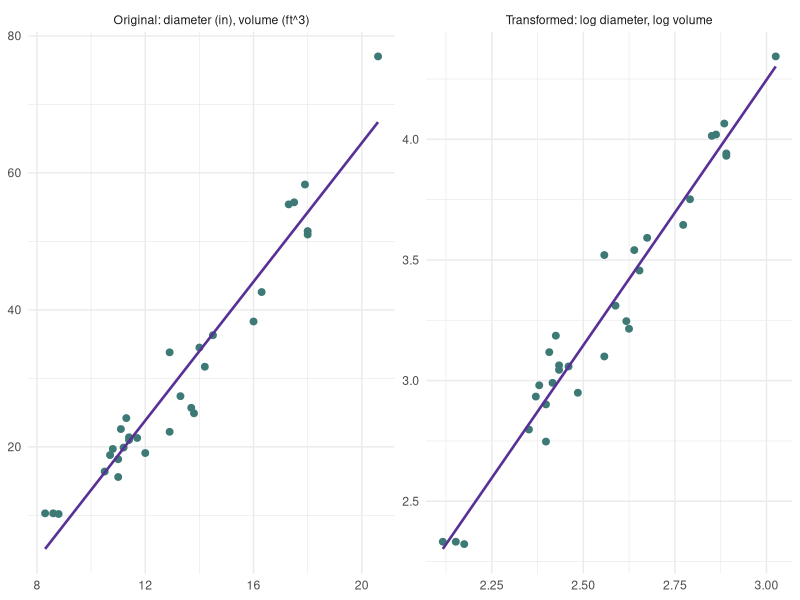
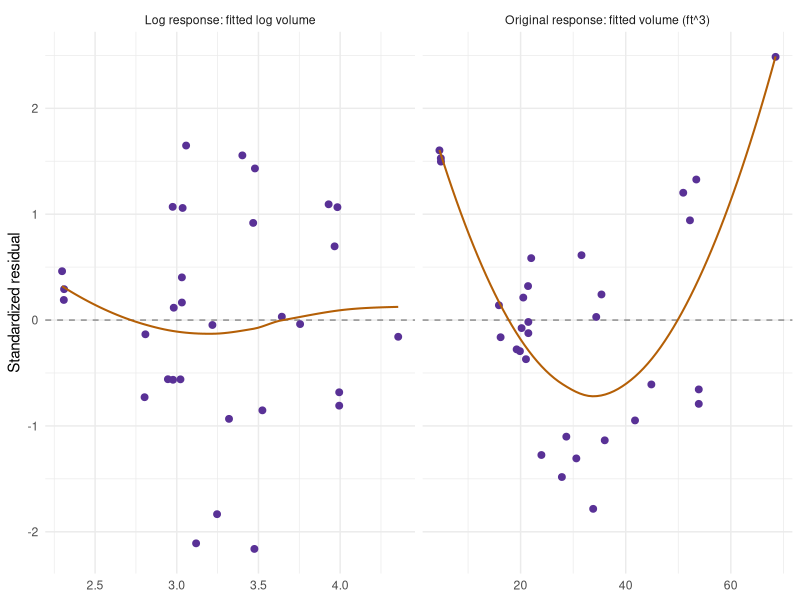
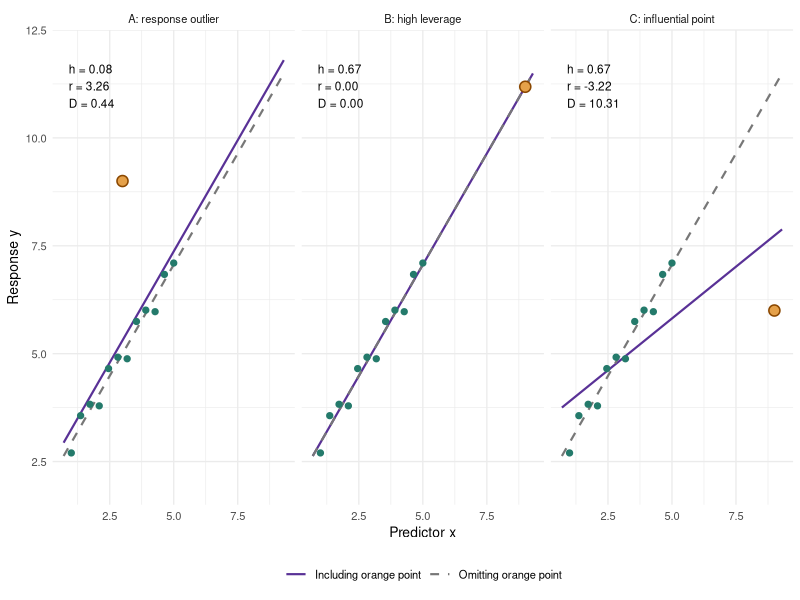
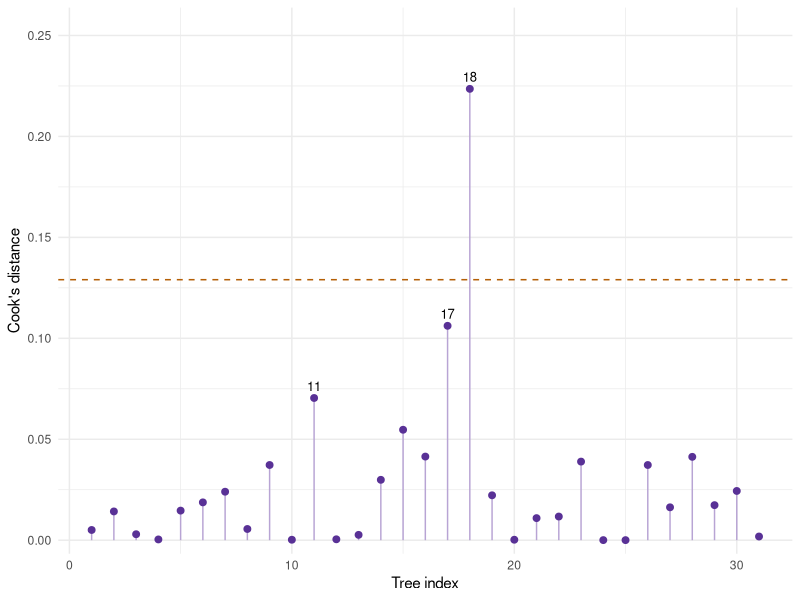
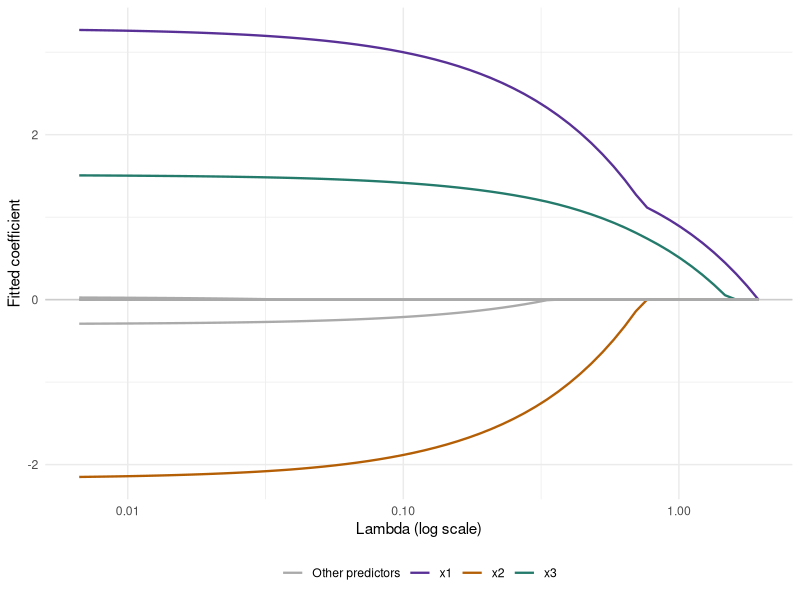
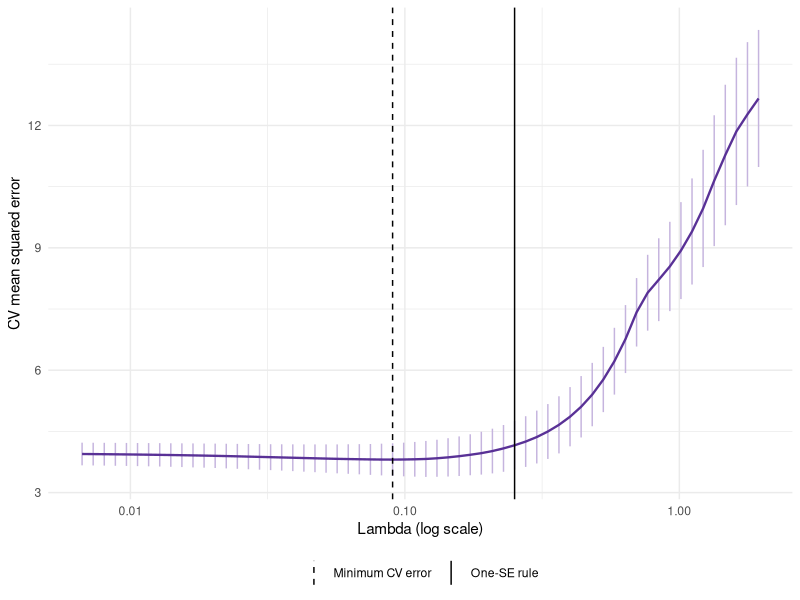

These charts were generated, in order, by the following R code:
## ---- chunk 1
#| label: ch6-tree-models
library(ggplot2)
ch6_trees <- transform(datasets::trees, Diameter = Girth)
ch6_raw <- lm(Volume ~ Diameter + Height, data = ch6_trees)
ch6_log <- lm(log(Volume) ~ log(Diameter) + log(Height), data = ch6_trees)
knitr::kable(data.frame(Term = names(coef(ch6_log)),
  Estimate = unname(coef(ch6_log))), digits = 3, row.names = FALSE)
## ---- chunk 2
#| label: fig-ch6-tree-scales
#| echo: false
#| fig-pos: "H"
#| fig-width: 7
#| fig-height: 3.3
#| fig-cap: "The same 31 trees on two scales, each with a simple least-squares line using diameter alone. The log-log view motivates a power relationship; the fitted multiple regression above also adjusts for height. This plot does not establish that the transformed model is adequate."
#| fig-alt: "Side-by-side plots show volume versus diameter on the original scale and log volume versus log diameter. A purple straight line is fitted separately in each panel."
ch6_scale <- rbind(
  data.frame(x = ch6_trees$Diameter, y = ch6_trees$Volume,
    Scale = "Original: diameter (in), volume (ft^3)"),
  data.frame(x = log(ch6_trees$Diameter), y = log(ch6_trees$Volume),
    Scale = "Transformed: log diameter, log volume"))
ggplot(ch6_scale, aes(x, y)) +
  geom_point(colour = "#3D7975", size = 2) +
  geom_smooth(method = "lm", formula = y ~ x, se = FALSE,
    colour = "#593196", linewidth = 0.9) +
  facet_wrap(~ Scale, scales = "free", nrow = 1) +
  labs(x = NULL, y = NULL) + theme_minimal(base_size = 11)
## ---- chunk 3
#| label: fig-ch6-tree-residuals
#| echo: false
#| fig-pos: "H"
#| fig-width: 7
#| fig-height: 3.3
#| fig-cap: "Standardized residuals from the additive original-scale model and the log-log model, both using diameter and height. The smooth orange line helps reveal remaining mean structure. Inspect each pattern; their fitted-value scales differ, so raw SSE or R-squared values across response scales would not be a fair comparison."
#| fig-alt: "Two panels compare standardized residuals versus fitted values for the original and log-response tree models, with zero reference lines and smooth trend lines."
ch6_res <- rbind(
  data.frame(Fitted = fitted(ch6_raw), Residual = rstandard(ch6_raw),
    Model = "Original response: fitted volume (ft^3)"),
  data.frame(Fitted = fitted(ch6_log), Residual = rstandard(ch6_log),
    Model = "Log response: fitted log volume"))
ggplot(ch6_res, aes(Fitted, Residual)) +
  geom_hline(yintercept = 0, linetype = "dashed", colour = "grey55") +
  geom_point(colour = "#593196", size = 2) +
  geom_smooth(method = "loess", formula = y ~ x, span = 1,
    se = FALSE, colour = "#B45F06", linewidth = 0.7) +
  facet_wrap(~ Model, scales = "free_x", nrow = 1) +
  labs(x = NULL, y = "Standardized residual") + theme_minimal(base_size = 11)
## ---- chunk 4
#| label: ch6-back-transform
ch6_newtree <- data.frame(Diameter = 15, Height = 80)
ch6_eta <- as.numeric(predict(ch6_log, newdata = ch6_newtree))
knitr::kable(data.frame(
  `Median volume` = exp(ch6_eta),
  `Mean volume, lognormal correction` = exp(ch6_eta + sigma(ch6_log)^2 / 2),
  check.names = FALSE), digits = 2,
  caption = "Predicted cubic feet for diameter 15 inches and height 80 feet.")
## ---- chunk 5
#| label: fig-ch6-influence-stories
#| echo: false
#| fig-pos: "H"
#| fig-width: 7
#| fig-height: 3.6
#| fig-cap: "The same baseline data appear in each panel. A has a large residual but less influence than C. B has high leverage and essentially zero Cook's distance. C strongly rotates the fit. Annotations describe the orange point; p = 2."
#| fig-alt: "Three side-by-side scatterplots compare fitted lines including and omitting an orange point: an outlying response near the center, a far-right point on the baseline line, and a far-right point below that line. The third point rotates the line most."
ch6_base_x <- seq(1, 5, length.out = 12)
ch6_base <- data.frame(x = ch6_base_x,
  y = 2 + ch6_base_x + rep(c(-0.3, 0.2, 0.1), 4))
ch6_base_fit <- lm(y ~ x, data = ch6_base)
ch6_cases <- c("A: response outlier", "B: high leverage", "C: influential point")
ch6_added <- data.frame(x = c(3, 9, 9),
  y = c(9, as.numeric(predict(ch6_base_fit, data.frame(x = 9))), 6))
ch6_story_data <- ch6_story_lines <- ch6_story_labels <- vector("list", 3)
for (j in seq_along(ch6_cases)) {
  d <- rbind(ch6_base, ch6_added[j, ])
  fit <- lm(y ~ x, data = d)
  d$Case <- ch6_cases[j]
  d$Added <- seq_len(nrow(d)) == nrow(d)
  ch6_story_data[[j]] <- d
  grid <- data.frame(x = seq(0.7, 9.3, length.out = 100))
  ch6_story_lines[[j]] <- rbind(
    data.frame(grid, y = predict(fit, grid), Case = ch6_cases[j],
      Fit = "Including orange point"),
    data.frame(grid, y = predict(ch6_base_fit, grid), Case = ch6_cases[j],
      Fit = "Omitting orange point"))
  ch6_story_labels[[j]] <- data.frame(Case = ch6_cases[j],
    Label = sprintf("h = %.2f\nr = %.2f\nD = %.2f",
      tail(hatvalues(fit), 1), tail(rstandard(fit), 1),
      tail(cooks.distance(fit), 1)))
}
ch6_story_data <- do.call(rbind, ch6_story_data)
ch6_story_lines <- do.call(rbind, ch6_story_lines)
ch6_story_labels <- do.call(rbind, ch6_story_labels)
ggplot(ch6_story_data, aes(x, y)) +
  geom_line(data = ch6_story_lines, aes(colour = Fit, linetype = Fit),
    linewidth = 0.75) +
  geom_point(data = subset(ch6_story_data, !Added), colour = "#247A6B", size = 1.8) +
  geom_point(data = subset(ch6_story_data, Added), shape = 21,
    fill = "#E5A14A", colour = "#8A4700", size = 3.2, stroke = 0.8) +
  geom_text(data = ch6_story_labels, aes(x = 0.9, y = 11.7, label = Label),
    inherit.aes = FALSE, hjust = 0, vjust = 1, size = 3) +
  facet_wrap(~ Case, nrow = 1) +
  scale_colour_manual(values = c(`Including orange point` = "#593196",
    `Omitting orange point` = "#777777")) +
  scale_linetype_manual(values = c(`Including orange point` = "solid",
    `Omitting orange point` = "dashed")) +
  coord_cartesian(xlim = c(0.7, 9.3), ylim = c(2, 12)) +
  labs(x = "Predictor x", y = "Response y", colour = NULL, linetype = NULL) +
  theme_minimal(base_size = 10) + theme(legend.position = "bottom")
## ---- chunk 6
#| label: ch6-tree-influence
ch6_diag <- data.frame(Tree = seq_len(nrow(ch6_trees)),
  Studentized = rstudent(ch6_log), Leverage = hatvalues(ch6_log),
  Cook = cooks.distance(ch6_log))
ch6_top <- head(order(ch6_diag$Cook, decreasing = TRUE), 3)
## ---- chunk 7
#| label: fig-ch6-tree-cook
#| echo: false
#| fig-pos: "H"
#| fig-width: 6.5
#| fig-height: 2.2
#| fig-cap: "Cook's distances for the log-volume model. Labels mark the three largest values; the dashed 4/n line is only a screening guide. Tree 18 deserves a sensitivity check, not automatic deletion."
#| fig-alt: "A stem plot of Cook's distance by tree index. Tree 18 is highest at about 0.224, above a dashed 4/31 screening line; trees 17 and 11 are also labeled."
ggplot(ch6_diag, aes(Tree, Cook)) +
  geom_hline(yintercept = 4 / nrow(ch6_diag), linetype = "dashed",
    colour = "#B45F06") +
  geom_segment(aes(xend = Tree, y = 0, yend = Cook), colour = "#B8A4D4") +
  geom_point(colour = "#593196", size = 2) +
  geom_text(data = ch6_diag[ch6_top, ], aes(label = Tree),
    vjust = -0.7, size = 3.3) +
  scale_y_continuous(expand = expansion(mult = c(0.03, 0.18))) +
  labs(x = "Tree index", y = "Cook's distance") + theme_minimal(base_size = 11)
## ---- chunk 8
#| label: ch6-tree-influence-table
#| echo: false
knitr::kable(ch6_diag[ch6_top, ], digits = 3, row.names = FALSE)
## ---- chunk 9
#| label: ch6-tree-sensitivity
ch6_flag <- which.max(ch6_diag$Cook)
ch6_log_without <- update(ch6_log, data = ch6_trees[-ch6_flag, ])
knitr::kable(data.frame(Term = names(coef(ch6_log)),
  All_trees = unname(coef(ch6_log)),
  Omit_flagged_tree = unname(coef(ch6_log_without))),
  digits = 3, row.names = FALSE,
  col.names = c("Term", "All trees", "Omit flagged tree"))
## ---- chunk 10
#| label: ch6-selection-data
set.seed(8561)
ch6_n <- 160
ch6_X <- matrix(rnorm(ch6_n * 8), nrow = ch6_n)
ch6_X[, 2] <- 0.7 * ch6_X[, 1] + sqrt(1 - 0.7^2) * ch6_X[, 2]
colnames(ch6_X) <- paste0("x", 1:8)
ch6_dat <- data.frame(y = 5 + 3 * ch6_X[, 1] - 2 * ch6_X[, 2] +
  1.5 * ch6_X[, 3] + rnorm(ch6_n, sd = 2), ch6_X)
ch6_id <- sample(seq_len(ch6_n), 120)
ch6_train <- ch6_dat[ch6_id, ]
ch6_test <- ch6_dat[-ch6_id, ]
ch6_folds <- sample(rep(1:5, length.out = nrow(ch6_train)))
## ---- chunk 11
#| label: ch6-subset-search
ch6_null <- lm(y ~ 1, data = ch6_train, na.action = na.fail)
ch6_full <- lm(y ~ ., data = ch6_train, na.action = na.fail)
ch6_scope <- list(lower = formula(ch6_null), upper = formula(ch6_full))
ch6_forward <- step(ch6_null, scope = ch6_scope,
  direction = "forward", trace = 0)
ch6_backward <- step(ch6_full, scope = ch6_scope,
  direction = "backward", trace = 0)
ch6_both <- step(ch6_null, scope = ch6_scope,
  direction = "both", trace = 0)
ch6_searches <- list(Forward = ch6_forward, Backward = ch6_backward,
  Stepwise = ch6_both)
knitr::kable(data.frame(
  Search = names(ch6_searches),
  Selected = vapply(ch6_searches, function(m)
    paste(attr(terms(m), "term.labels"), collapse = ", "), character(1)),
  AIC = vapply(ch6_searches, AIC, numeric(1))), digits = 2, row.names = FALSE)
## ---- chunk 12
#| label: ch6-penalty-cv
library(glmnet)
ch6_xtrain <- as.matrix(ch6_train[paste0("x", 1:8)])
ch6_xtest <- as.matrix(ch6_test[paste0("x", 1:8)])
ch6_ridge <- cv.glmnet(ch6_xtrain, ch6_train$y,
  alpha = 0, foldid = ch6_folds, standardize = TRUE, type.measure = "mse")
ch6_lasso <- cv.glmnet(ch6_xtrain, ch6_train$y,
  alpha = 1, foldid = ch6_folds, standardize = TRUE, type.measure = "mse")
## ---- chunk 13
#| label: fig-ch6-lasso-path
#| echo: false
#| fig-pos: "H"
#| fig-width: 7
#| fig-height: 3.5
#| fig-cap: "Lasso coefficient paths from the sensor training data. Larger penalties move slopes toward zero. The three true signal predictors are colored; the other five are gray. A path displays fitted coefficients, not confidence intervals."
#| fig-alt: "Lasso coefficient paths against lambda on a log scale; x1, x2, and x3 are colored and the other five predictors are gray. More paths become zero at larger penalties."
ch6_b <- as.matrix(ch6_lasso$glmnet.fit$beta)
ch6_path <- data.frame(Lambda = rep(ch6_lasso$lambda, each = nrow(ch6_b)),
  Coefficient = as.vector(ch6_b),
  Predictor = rep(rownames(ch6_b), times = ncol(ch6_b)))
ch6_path$Label <- ifelse(ch6_path$Predictor %in% c("x1", "x2", "x3"),
  ch6_path$Predictor, "Other predictors")
ggplot(ch6_path, aes(Lambda, Coefficient, group = Predictor, colour = Label)) +
  geom_hline(yintercept = 0, colour = "grey80") +
  geom_line(linewidth = 0.8) + scale_x_log10() +
  scale_colour_manual(values = c(x1 = "#593196", x2 = "#B45F06",
    x3 = "#247A6B", `Other predictors` = "#AAAAAA")) +
  labs(x = "Lambda (log scale)", y = "Fitted coefficient", colour = NULL) +
  theme_minimal(base_size = 11) + theme(legend.position = "bottom")
## ---- chunk 14
#| label: fig-ch6-lasso-cv
#| echo: false
#| fig-pos: "H"
#| fig-width: 6.5
#| fig-height: 3.3
#| fig-cap: "Five-fold CV within the sensor training set. Bars show plus or minus one estimated CV standard error, not confidence intervals for individual responses. Dashed: minimum-error lambda. Solid: the more regularized one-SE choice used below."
#| fig-alt: "Cross-validation mean squared error for lasso versus lambda, with standard-error bars and vertical lines for lambda.min and lambda.1se."
ch6_cvplot <- data.frame(Lambda = ch6_lasso$lambda, MSE = ch6_lasso$cvm,
  SE = ch6_lasso$cvsd)
ch6_cvlines <- data.frame(Lambda = c(ch6_lasso$lambda.min, ch6_lasso$lambda.1se),
  Rule = c("Minimum CV error", "One-SE rule"))
ggplot(ch6_cvplot, aes(Lambda, MSE)) +
  geom_errorbar(aes(ymin = pmax(0, MSE - SE), ymax = MSE + SE),
    colour = "#C5B4DE", width = 0) +
  geom_line(colour = "#593196", linewidth = 0.8) +
  geom_vline(data = ch6_cvlines, aes(xintercept = Lambda, linetype = Rule)) +
  scale_linetype_manual(values = c(`Minimum CV error` = "dashed", `One-SE rule` = "solid")) +
  scale_x_log10() + labs(x = "Lambda (log scale)", y = "CV mean squared error",
    linetype = NULL) + theme_minimal(base_size = 11) +
  theme(legend.position = "bottom")
## ---- chunk 15
#| label: ch6-final-evaluation
ch6_predictions <- cbind(
  Baseline = rep(mean(ch6_train$y), nrow(ch6_test)),
  Full_OLS = predict(ch6_full, newdata = ch6_test),
  Forward = predict(ch6_forward, newdata = ch6_test),
  Backward = predict(ch6_backward, newdata = ch6_test),
  Stepwise = predict(ch6_both, newdata = ch6_test),
  Ridge = as.numeric(predict(ch6_ridge, newx = ch6_xtest, s = "lambda.1se")),
  Lasso = as.numeric(predict(ch6_lasso, newx = ch6_xtest, s = "lambda.1se")))
knitr::kable(data.frame(Method = colnames(ch6_predictions),
  Test_RMSE = sqrt(colMeans((ch6_predictions - ch6_test$y)^2))),
  digits = 3, row.names = FALSE)
ch6_lasso_coef <- as.matrix(coef(ch6_lasso, s = "lambda.1se"))[-1, 1]
knitr::kable(data.frame(Predictor = names(ch6_lasso_coef),
  Lasso_coefficient = unname(ch6_lasso_coef)), digits = 3, row.names = FALSE)
